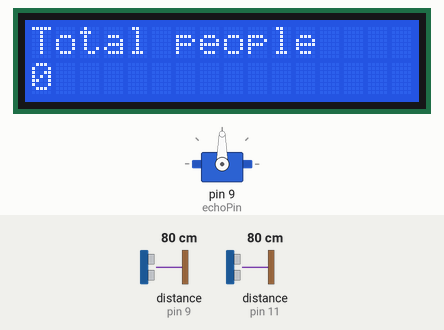
Simulated run of this sketch. Board: Arduino Uno, built with avr-gcc and run on an emulated ATmega328P. On the bench: 16×2 character LCD, servo. Wiring (inferred from the names in the program): 2 × ultrasonic range finder: trigger pin 10, echo pin 11 / trigger pin 12, echo pin 9. The inputs (shaded band) are chosen by the test bench; at power-on: distance to the obstacle (sensors on pin 9, pin 11) 80 cm. The echo pulse lasts 58.3 µs per cm; what the sketch prints to the serial monitor is not drawn.

Above: at 3.2 s.
3.3 s: distance to the obstacle (sensor on pin 9) set to 18 cm
6.3 s: distance to the obstacle (sensor on pin 11) set to 2 cm
At 7.4 s:
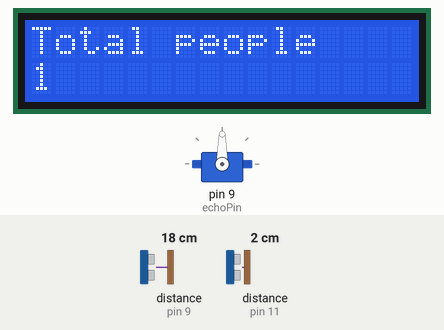
9.0 s: distance to the obstacle (sensor on pin 11) set to 120 cm
12.0 s: distance to the obstacle (sensor on pin 11) set to 4 cm
At 13.1 s:
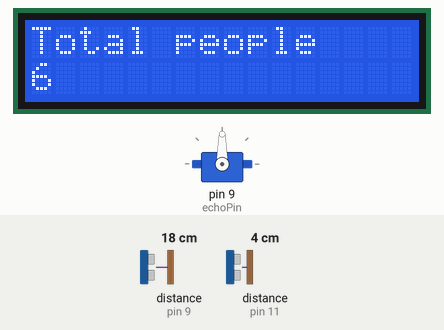
Timing chart, 0 to 15.0 s (numbered marks = the images above; inputs shaded):
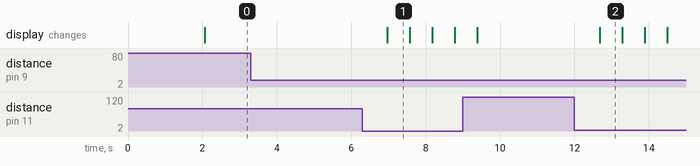

The sketch:

simple_counter_using_ultrasonic_and_lcd.ino
```cpp
#include <LiquidCrystal.h>
#include <Servo.h>
#define pass_distance 80
bool trying_to_get_in = false;
bool trying_to_get_out = false;
int count = 0;

LiquidCrystal lcd(2,3,4,5,6,7);//RS, E, D4,D5,D6,D7
Servo testservo;

const int pingPin = 12; // Trigger Pin of Ultrasonic Sensor
const int echoPin = 9; // Echo Pin of Ultrasonic Sensor

const int pingPin2 = 10; // Trigger Pin of Ultrasonic Sensor
const int echoPin2 = 11; // Echo Pin of Ultrasonic Sensor
void setup() {
  // put your setup code here, to run once:
  lcd.begin(16, 2);
  lcd.print("IoT Club");
  testservo.attach(9);
  pinMode(10, INPUT);
  Serial.begin(9600);
  delay(2000);
  lcd.clear();
}

void loop() {
  // put your main code here, to run repeatedly:

  if(count < 0 ) count = 0;
  //--------------------------------------------------------
  lcd.setCursor(0,0);
  lcd.print("Total people");
  lcd.setCursor(0,1);
  lcd.print(count);
      long duration, inches, cm;
   pinMode(pingPin, OUTPUT);
   digitalWrite(pingPin, LOW);
   delayMicroseconds(2);
   digitalWrite(pingPin, HIGH);
   delayMicroseconds(10);
   digitalWrite(pingPin, LOW);
   pinMode(echoPin, INPUT);
   duration = pulseIn(echoPin, HIGH);
   inches = microsecondsToInches(duration);
   int d1 = microsecondsToCentimeters(duration);
   //---------------------------------------------------
          long duration2, inches2, cm2;
   pinMode(pingPin2, OUTPUT);
   digitalWrite(pingPin2, LOW);
   delayMicroseconds(2);
   digitalWrite(pingPin2, HIGH);
   delayMicroseconds(10);
   digitalWrite(pingPin2, LOW);
   pinMode(echoPin2, INPUT);
   duration2= pulseIn(echoPin2, HIGH);
   inches2 = microsecondsToInches(duration2);
   int d2 = microsecondsToCentimeters(duration2);


   //-------------------------------------------

   Serial.print("ultrasonic1 => ");
   Serial.print(d1);
   Serial.print("  Ultrasonic2 => ");
   Serial.println(d2);


 if (d1 < pass_distance && trying_to_get_out == false){
  trying_to_get_in = true;
 }
 else if (d2 < pass_distance && trying_to_get_in == false){
  trying_to_get_out = true;
 }
 if (d2 < pass_distance && trying_to_get_in == true){
  count++;
  trying_to_get_in = false;
  delay(500);
 }


 else if (d1 < pass_distance && trying_to_get_out == true){
  count--;
  trying_to_get_out = false;
  delay(500);
 }
 delay(100);
}


long microsecondsToInches(long microseconds) {
   return microseconds / 74 / 2;
}

long microsecondsToCentimeters(long microseconds) {
   return microseconds / 29 / 2;
}
```

Measured:
- after the input at 3.3 s, every drawn part: stays the same
- after the input at 6.3 s, the display: changes after 0.67 s (image 1)
- after the input at 12.0 s, the display: changes after 0.68 s (image 2)
- what the display in image 1 shows lasts 0.6 s, from 7.0 s to 7.6 s
